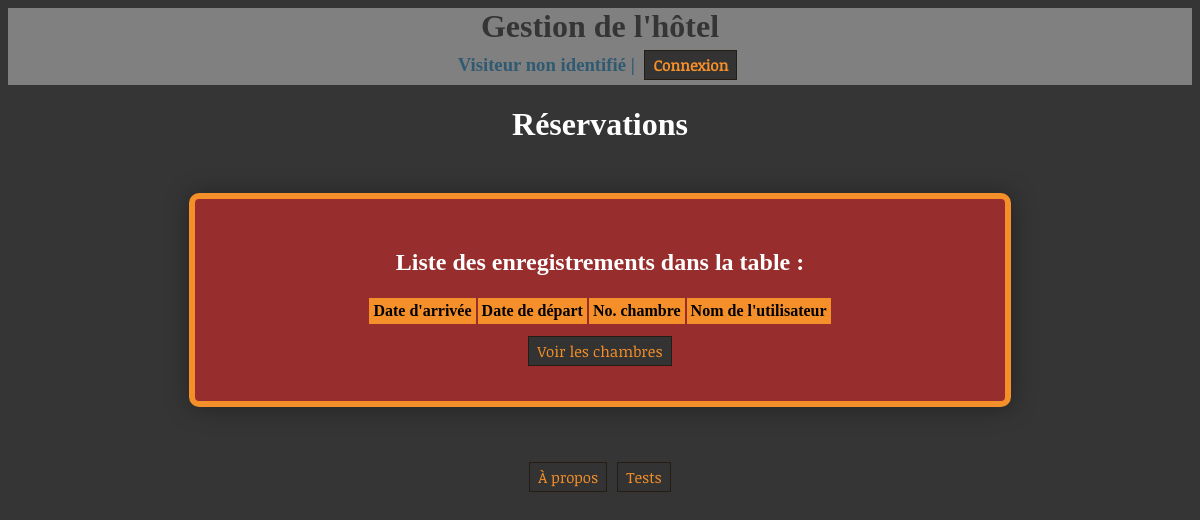
Before: / with the older database file.
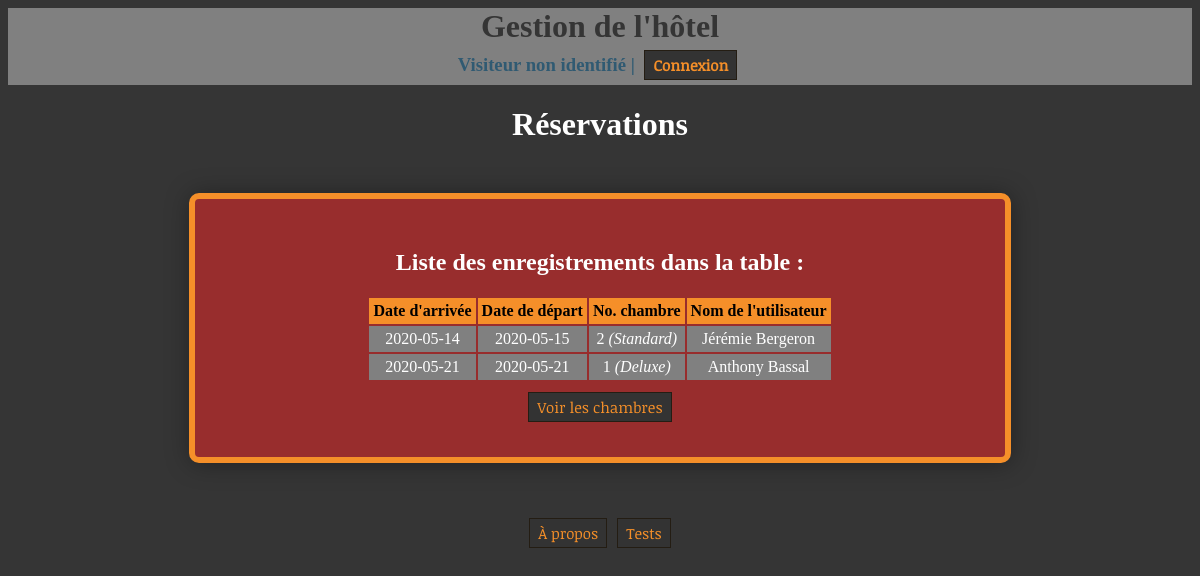
After: the same page with the newer database file.
### tables this page shows
CREATE TABLE `reservations` (
  `numeroReservation` int(11) NOT NULL,
  `dateArrivee` date NOT NULL,
  `dateDepart` date NOT NULL,
  `numeroChambre_fk` int(11) NOT NULL,
  `numeroUtilisateur_fk` int(255) NOT NULL,
  `efface` tinyint(1) NOT NULL
);

CREATE TABLE `chambres` (
  `numeroChambre` int(11) NOT NULL,
  `nombreLits` int(11) NOT NULL,
  `typeChambre_fk` varchar(60) NOT NULL,
  `efface` tinyint(1) NOT NULL
);

CREATE TABLE `utilisateurs` (
  `numeroUtilisateur` int(255) NOT NULL,
  `nomUtilisateur` varchar(255) NOT NULL,
  `adresseUtilisateur` varchar(255) NOT NULL,
  `villeUtilisateur` varchar(200) NOT NULL,
  `identifiant` varchar(255) NOT NULL,
  `motDePasse` varchar(255) NOT NULL
);

### Controleur/ControleurReservations.php (called while the page is built, shortened)
<?php
require_once 'Framework/Vue.php';
require_once 'Modele/Reservation.php';
require_once 'Framework/Controleur.php';
class ControleurReservations extends Controleur
{
	private $reservation;
	private $chambre;
	private $utilisateur;
	private $outils;
	public function __construct()
	{
		$this->chambre = new Chambre();
		$this->reservation = new Reservation();
		$this->utilisateur = new Utilisateur();
		$this->outils = new Outils();
	}
    public function index()
    {
        $msgCode = "";
        $msg = $this->outils->getMessageInfo($msgCode);
        $reservations = $this->reservation->getReservations();
        $utilisateursTab = $this->utilisateur->getUtilisateurs();
        $chambresTab = $this->chambre->getChambres();
        $this->genererVue(['utilisateursTab'=>$utilisateursTab, 'msg'=>$msg, 'msgCode'=>$msgCode, 'reservations'=>$reservations, 'chambresTab'=>$chambresTab]);
    }
}

### Framework/Routeur.php (called while the page is built, shortened)
<?php
require_once 'Configuration.php';
require_once 'Controleur.php';
require_once 'Requete.php';
require_once 'Vue.php';
class Routeur {
    public function routerRequete() {
        try {
            $requete = new Requete(array_merge($_GET, $_POST));
            $controleur = $this->creerControleur($requete);
            $action = $this->creerAction($requete);
            $controleur->executerAction($action);
        } catch (Exception $e) {
            $this->gererErreur($e, $requete);
        }
    }
    private function creerControleur(Requete $requete) {
        $ctrlAccueil = Configuration::get("defaut");
        if ($requete->getSession()->existeAttribut("idUtilisateur")) {
            $controleur = 'Admin' . $ctrlAccueil;
        } else {
            $controleur = $ctrlAccueil;
        }
        $controleur = ucfirst(strtolower($controleur));
        $classeControleur = "Controleur" . $controleur;
        $fichierControleur = "Controleur/" . $classeControleur . ".php";
        if (file_exists($fichierControleur)) {
            $controleur = new $classeControleur();
            $controleur->setRequete($requete);
            return $controleur;
        } else {
            throw new Exception("Fichier '$fichierControleur' introuvable");
        }
    }
    private function creerAction(Requete $requete) {
        $action = "index";
        return $action;
    }
}

### index.php (called while the page is built, shortened)
<?php
require 'Framework/Routeur.php';
$routeur = new Routeur();
$routeur->routerRequete();

### Framework/Requete.php (called while the page is built, shortened)
<?php
require_once 'Session.php';
class Requete {
    private $session;
    public function __construct($parametres) {
        $this->session = new Session();
    }
    public function getSession() {
        return $this->session;
    }
}

### Framework/Session.php (called while the page is built, shortened)
<?php
class Session
{
    public function existeAttribut($nom)
    {
        return (isset($_SESSION[$nom]) && $_SESSION[$nom] != "");
    }
}

### Modele/Reservation.php (called while the page is built, shortened)
<?php
require_once 'Framework/Modele.php';
class Reservation extends Modele{
    function getReservations(){
    $sql = 'SELECT * FROM reservations LEFT JOIN utilisateurs ON numeroUtilisateur_fk = numeroUtilisateur LEFT JOIN chambres ON numeroChambre_fk = numeroChambre WHERE reservations.efface=0 ORDER BY numeroReservation DESC LIMIT 0, 10';
        return $this->executerRequete($sql)->fetchAll(\PDO::FETCH_ASSOC);
    }
}

### Framework/Configuration.php (called while the page is built, shortened)
<?php
class Configuration {
    private static $parametres;
    public static function get($nom, $valeurParDefaut = null) {
        if (isset(self::getParametres()[$nom])) {
            $valeur = self::getParametres()[$nom];
        } else {
            $valeur = $valeurParDefaut;
        }
        return $valeur;
    }
    private static function getParametres() {
        if (self::$parametres == null) {
            $cheminFichier = "Config/dev.ini";
            if (!file_exists($cheminFichier)) {
                throw new Exception("Aucun fichier de configuration trouvé");
            } else {
                self::$parametres = parse_ini_file($cheminFichier);
            }
        }
        return self::$parametres;
    }
}

### Framework/Modele.php (called while the page is built)
<?php
require_once 'Configuration.php';
abstract class Modele {
    private static $bdd;
    protected function executerRequete($sql, $params = null) {
        if ($params == null) {
            $resultat = self::getBdd()->query($sql);
        }
        else {
            $resultat = self::getBdd()->prepare($sql);
            $resultat->execute($params);
        }
        return $resultat;
    }
    private static function getBdd() {
        if (self::$bdd === null) {
            $dsn = Configuration::get("dsn");
            $login = Configuration::get("login");
            $mdp = Configuration::get("mdp");
            self::$bdd = new PDO($dsn, $login, $mdp,
                    array(PDO::ATTR_ERRMODE => PDO::ERRMODE_EXCEPTION));
        }
        return self::$bdd;
    }
}

### Vue/Reservations/index.php (the view, shortened to what this page needs)
<?php $this->titre = 'Accueil'; ?>
<h1>Réservations</h1>
<div class="partie">
    <h2>Liste des enregistrements dans la table :</h2>
    <table class="listeEnregistrement" align="center">
        <tr >
            <th>Date d'arrivée</th>
            <th>Date de départ</th>
            <th>No. chambre</th>
            <th>Nom de l'utilisateur</th>
        </tr>
        <?php
        foreach ($reservations as $reservations)
        {
            echo "<tr>".
                "<td>" . $this->nettoyer($reservations['dateArrivee']) . "</td>".
                "<td>" . $this->nettoyer($reservations['dateDepart']) . "</td>".
                "<td>" . $this->nettoyer($reservations['numeroChambre_fk']) . "<i> (".$this->nettoyer($reservations['typeChambre_fk']).")</i></td>".
                "<td>".$this->nettoyer($reservations['nomUtilisateur'])."</td>
					 </tr>";
        }
        ?>
    </table>
    <a style="margin-top: 10px;" href='chambres'>Voir les chambres</a>
</div>

### Vue/gabarit.php (shortened to what this page needs)
<!DOCTYPE html>
<html>
<head>
	<link rel="stylesheet" type="text/css" href="Contenu/css/style.css">
	 <link rel="stylesheet" href="https://ajax.googleapis.com/ajax/libs/jqueryui/1.10.1/themes/base/minified/jquery-ui.min.css" type="text/css" />
</head>
<body>
	<div class="enTete"><h1 style="margin: 0px;padding: 0px;">Gestion de l'hôtel</h1>
            <?php if ($utilisateur != '') : ?>
                <h3 class="connexionPartie">Connecté : <?=$utilisateur?> | <a href="Utilisateurs/deconnecter">Déconnexion</a></h3>
            <?php else : ?>
                <h3 class="connexionPartie">Visiteur non identifié | <a href="Utilisateurs/index">Connexion</a></h3>
            <?php endif; ?>
        </div>
	<?=$contenu?>
	<a href="Apropos" class="bouton">À propos</a><a href="tests.php" class="bouton">Tests</a>
</body>
</html>

### Framework/Controleur.php (shortened to what this page needs)
<?php
require_once 'Requete.php';
require_once 'Vue.php';
abstract class Controleur {
    private $action;
    protected $requete;
    public function setRequete(Requete $requete) {
        $this->requete = $requete;
    }
    public function executerAction($action) {
        if (method_exists($this, $action)) {
            $this->action = $action;
            $this->{$this->action}();
        } else {
            $classeControleur = get_class($this);
            throw new Exception("Action '$action' non définie dans la classe $classeControleur");
        }
    }
    protected function genererVue($donneesVue = array()) {
        $classeControleur = get_class($this);
        $controleur = str_replace("Controleur", "", $classeControleur);
        $vue = new Vue($this->action, $controleur);
        $vue->generer($donneesVue, $this->requete);
    }
}

### Framework/Vue.php (shortened to what this page needs)
<?php
require_once 'Configuration.php';
class Vue {
    private $fichier;
    private $titre;
    public function __construct($action, $controleur = "") {
        $fichier = "Vue/";
        if ($controleur != "") {
            $fichier = $fichier . $controleur . "/";
        }
        $this->fichier = $fichier . $action . ".php";
    }
    public function generer($donnees, $requete) {
        $contenu = $this->genererFichier($this->fichier, $donnees, $requete);
        $racineWeb = Configuration::get("racineWeb", "/");
        $vue = $this->genererFichier('Vue/gabarit.php', array('titre' => $this->titre, 'contenu' => $contenu,
            'racineWeb' => $racineWeb), $requete);
        echo $vue;
    }
    private function genererFichier($fichier, $donnees, $requete) {
        if (file_exists($fichier)) {
            extract($donnees);
            if ($requete != null && $requete->getSession()->existeAttribut("idUtilisateur")) {
                $utilisateur = $requete->getSession()->getAttribut("login");
                $idUtilisateur = $requete->getSession()->getAttribut("idUtilisateur");
            } else {
                $utilisateur = '';
            }
            require $fichier;
            return ob_get_clean();
        } else {
            throw new Exception("Fichier '$fichier' introuvable");
        }
    }
    private function nettoyer($valeur) {
        return htmlspecialchars($valeur, ENT_QUOTES, 'UTF-8', false);
    }
}

### Contenu/css/style.css (style rules this page uses)
:root { --couleurDeFond: #353535; --couleurRouge: #982D2D; --couleurBleuMauve : gray; --couleurOrange: #F58F29; --couleurGris:#333333; }
body { text-align: center; background-color: var(--couleurDeFond); font-family: BalooBhaina; color : white; }
.listeEnregistrement th { background-color: var(--couleurOrange); color: black; padding: 4px; }
.listeEnregistrement td { background-color: grey; color: white; padding: 4px; }
a,input[type=submit],input[type=reset] { background-color:var(--couleurGris); border-style: inset; border:1px solid #241d13; display:inline-block; cursor:pointer; font-family: NoticiaText; color:var(--couleurOrange); margin: 5px; font-size:15px; padding:4px 8px; text-decoration:none; transition: 0.2s; transition-property: background; }
.connexionPartie { margin: 0px; padding: 0px; color: #305A72; }
.partie { max-width: 750px; background: var(--couleurRouge); padding: 30px; margin: 50px auto; box-shadow: 1px 1px 25px rgba(0, 0, 0, 0.35); border-radius: 10px; border: 6px solid var(--couleurOrange); }
.enTete { margin-top: 0px; background-color: var(--couleurBleuMauve); color:var(--couleurDeFond); }

Changed rows visible on the page:
added reservations: dateArrivee "2020-05-14", dateDepart "2020-05-15", numeroChambre_fk "2", numeroChambre_fk.typeChambre_fk "Standard", numeroUtilisateur_fk.nomUtilisateur "Jérémie Bergeron"
added reservations: dateArrivee "2020-05-21", dateDepart "2020-05-21", numeroChambre_fk "1", numeroChambre_fk.typeChambre_fk "Deluxe", numeroUtilisateur_fk.nomUtilisateur "Anthony Bassal"
